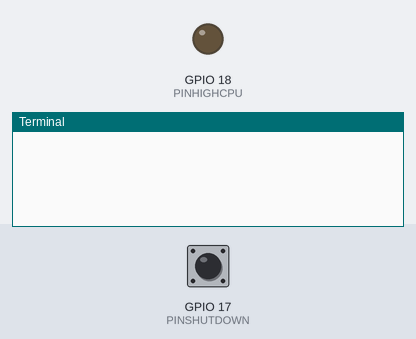
The program below on a simulated Raspberry Pi (BCM pin numbers). Shown: output pins drawn as LEDs (lit = HIGH), the last lines printed to the terminal. The inputs (shaded band) are chosen by the test bench; at power-on: GPIO 17 (PINSHUTDOWN) HIGH. System figures (address, load, memory, disk, uptime) are fixed made-up values; the run ends when the program shuts the computer down. At 9.3 s the program puts the board to deep sleep or switches it off; the recording ends there.

Above: at 1.2 s.
1.3 s: GPIO 17 (PINSHUTDOWN) pulled LOW for 0.3 s
At 2.7 s:
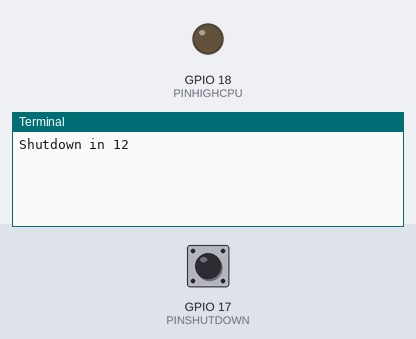
3.1 s: GPIO 17 (PINSHUTDOWN) pulled LOW for 3.2 s
At 7.5 s:
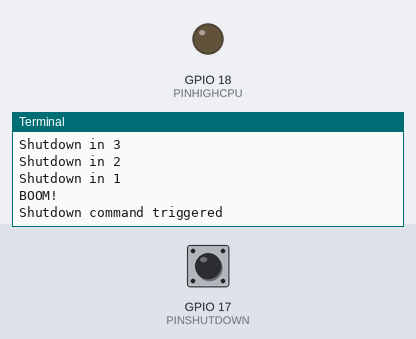
Timing chart, 0 to 9.0 s (numbered marks = the images above; inputs shaded):
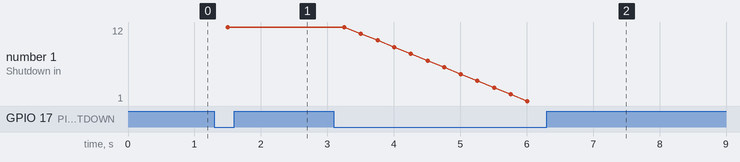

Measured:
- after the input at 1.3 s, the terminal: prints a new line after 0.20 s (image 1)
- after the input at 3.1 s, the terminal: prints a new line after 0.41 s (image 2)
- plotted number 1: 12 → 1 after the input at 3.1 s

The program:

shutdownmonitor.py
```python
#!/usr/bin/python

"""
Copyright (c) 2018 Ian Shatwell

The above copyright notice and the LICENSE file shall be included with
all distributions of this software
"""

import sys
import signal
import time
import os
import psutil
import RPi.GPIO as GPIO


def signal_handler(signal, frame):
    GPIO.cleanup()
    sys.exit(0)


CPUWARNING = 80
PINSHUTDOWN = 17
PINHIGHCPU = 18
GPIO.setmode(GPIO.BCM)
GPIO.setup(PINSHUTDOWN, GPIO.IN, pull_up_down=GPIO.PUD_UP)
GPIO.setup(PINHIGHCPU, GPIO.OUT)

# Register signal handler
signal.signal(signal.SIGINT, signal_handler)
signal.signal(signal.SIGTERM, signal_handler)

cpuload = max(psutil.cpu_percent(interval=None, percpu=True))
countdown = 13
while True:
    # Check cpu usage
    cpuload = max(psutil.cpu_percent(interval=None, percpu=True))
    if cpuload > CPUWARNING:
        GPIO.output(PINHIGHCPU, 1)
    else:
        GPIO.output(PINHIGHCPU, 0)

    # Look for shutdown signal
    # Active low
    if GPIO.input(PINSHUTDOWN):
        countdown = 13
    else:
        countdown = countdown - 1
        if countdown == 0:
            print "BOOM!"
        else:
            print "Shutdown in {}".format(countdown)
    if countdown == 0:
        print "Shutdown command triggered"
        os.system("sync")
        time.sleep(3)
        os.system("sync")
        os.system("sudo shutdown -P now")
    time.sleep(0.25)
```
